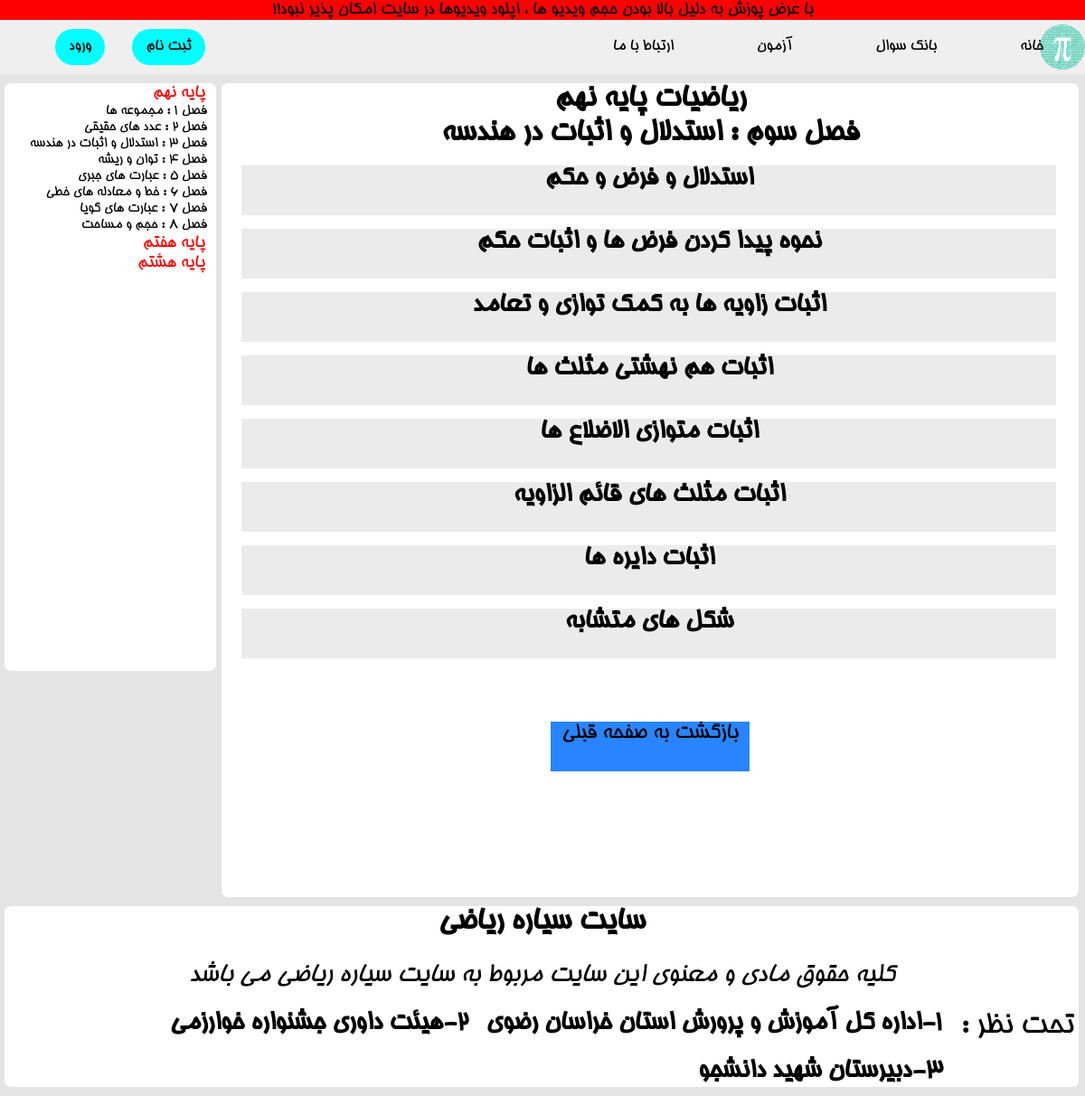
Screenshot of /paye9/season3/ with the database file from the repository.
### project/models.py (models this page shows, shortened)
class Lessons(models.Model):
    STATUS_CHOICES = (
        ('paye7_season1' , 'paye7_season1'),
        ('paye7_season2' , 'paye7_season2'),
        ('paye7_season3' , 'paye7_season3'),
        ('paye7_season4' , 'paye7_season4'),
        ('paye7_season5' , 'paye7_season5'),
        ('paye7_season6' , 'paye7_season6'),
        ('paye7_season7' , 'paye7_season7'),
        ('paye7_season8' , 'paye7_season8'),
        ('paye7_season9' , 'paye7_season9'),
        ('paye8_season1' , 'paye8_season1'),
        ('paye8_season2' , 'paye8_season2'),
        ('paye8_season3' , 'paye8_season3'),
        ('paye8_season4' , 'paye8_season4'),
        ('paye8_season5' , 'paye8_season5'),
        ('paye8_season6' , 'paye8_season6'),
        ('paye8_season7' , 'paye8_season7'),
        ('paye8_season8' , 'paye8_season8'),
        ('paye8_season9' , 'paye8_season9'),
        ('paye9_season1' , 'paye9_season1'),
        ('paye9_season2' , 'paye9_season2'),
        ('paye9_season3' , 'paye9_season3'),
        ('paye9_season4' , 'paye9_season4'),
        ('paye9_season5' , 'paye9_season5'),
        ('paye9_season6' , 'paye9_season6'),
        ('paye9_season7' , 'paye9_season7'),
        ('paye9_season8' , 'paye9_season8'),
    )
    title = models.CharField(max_length=100)
    paye = models.CharField(max_length=50)
    lesson = models.CharField(max_length=50)
    video = models.FileField(upload_to='video/%y')
    slug = models.SlugField(max_length=50)
    status = models.CharField(max_length=50 , choices=STATUS_CHOICES)

### project/views.py (the view)
# urls.py: path('paye9/season3/' , views.Paye9_season3 , name='paye9_season3'),
def Paye9_season3(request):
    lessons = Lessons.objects.filter(status='paye9_season3')
    return render(request , "Seasons/Paye9/season3.html" , {'lesson' : lessons})

### project/templates/Seasons/Paye9/season3.html (shortened to what this page needs)
{% load static %}
<!DOCTYPE html>
<html lang="en" dir="rtl">
<head>
</head>
<body>
{% include 'includes/header.html' %}
{% include 'includes/navbars/paye9.html' %}
    <article style="height: 900px;">
        <h1>ریاضیات پایه نهم<br>فصل سوم : استدلال و اثبات در هندسه</h1>
        {% for lessons in lesson %}
        <a href="{% url 'urls:lessons' lessons.slug %}">
            <div class="div-lesson">
                <h2>{{lessons.lesson}}</h2>
            </div>
        </a>
        {% endfor %}
        <a href="{% url 'urls:paye9' %}">
            <div class="div-back">بازگشت به صفحه قبلی</div>
         </a>
            </article>
    {% include 'includes/footer.html' %}
</body>
</html>

### project/static/style/style.css (style rules this page uses)
* { margin: 0; padding: 0; box-sizing: border-box; text-decoration: none; list-style: none; }
html a { color: black; }
article { height: 650px; width: 99%; background-color: white; margin-right: 7px; margin-top: 10px; margin-bottom: 10px; border-radius: 7px; }
h2 { text-align: center; }

### project/static/style/Seasons/style9.css (style rules this page uses)
body { background-color:rgb(228, 228, 228); }
* { margin: 0; padding: 0; box-sizing: border-box; text-decoration: none; list-style: none; }
html a { color: black; }
article { height: 650px; width: 79%; background-color: white; margin-right: 7px; margin-top: 10px; margin-bottom: 10px; border-radius: 7px; }
h1 { text-align: center; font-size: 35px; }
.div-lesson { width: 95%; height: 55px; background-color: #ebebeb; margin-right: 25px; margin-top: 15px; transition: all 0.5s; }
h2 { text-align: center; font-size: 30px; width: 100%; height: 55px; transition: all 0.5a; }
.div-back { background-color: rgb(40, 133, 255); margin-left: auto; margin-right:auto; margin-top: 70px; width: 220px; height: 55px; text-align: center; font-size: 25px; transition: all 0.6s; }

### rows the page displays
Lessons: lesson "استدلال و فرض و حکم"
Lessons: lesson "نحوه پیدا کردن فرض ها و اثبات حکم"
Lessons: lesson "اثبات زاویه ها به کمک توازی و تعامد"
Lessons: lesson "اثبات هم نهشتی مثلث ها"
Lessons: lesson "اثبات متوازی الاضلاع ها"
Lessons: lesson "اثبات مثلث های قائم الزاویه"
Lessons: lesson "اثبات دایره ها"
Lessons: lesson "شکل های متشابه"
